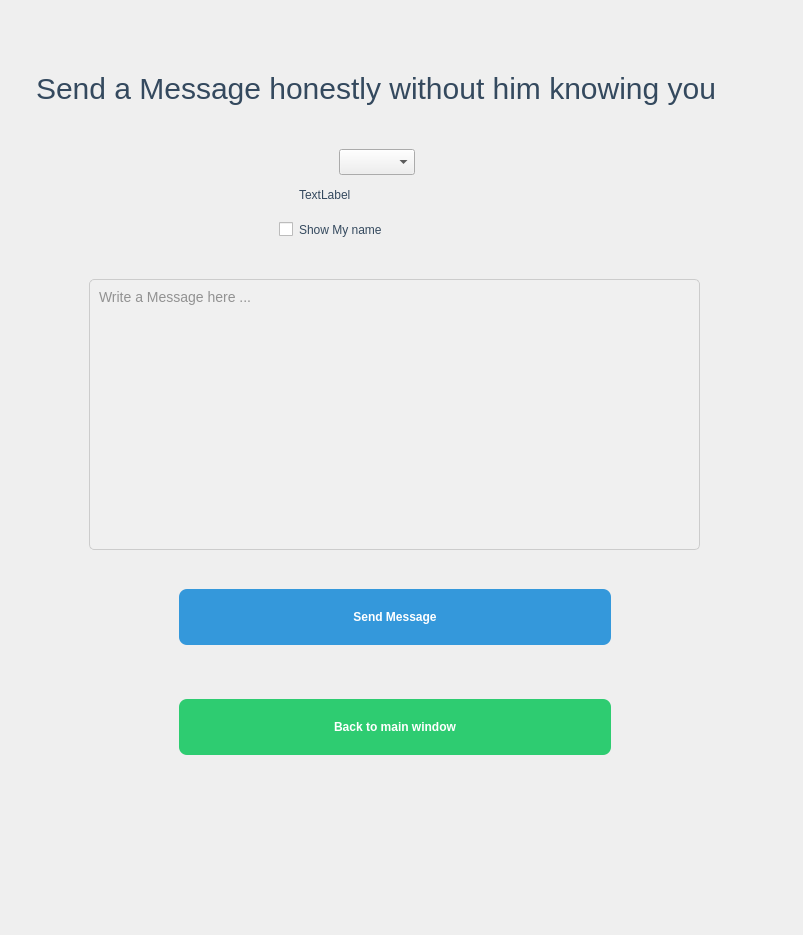
<?xml version="1.0" encoding="UTF-8"?>
<ui version="4.0">
 <class>sendMessage</class>
 <widget class="QDialog" name="sendMessage">
  <property name="geometry">
   <rect>
    <x>0</x>
    <y>0</y>
    <width>803</width>
    <height>935</height>
   </rect>
  </property>
  <property name="windowTitle">
   <string>Dialog</string>
  </property>
  <widget class="QWidget" name="widget" native="true">
   <property name="geometry">
    <rect>
     <x>-11</x>
     <y>-11</y>
     <width>881</width>
     <height>951</height>
    </rect>
   </property>
   <property name="styleSheet">
    <string notr="true">QWidget {
    background: qlineargradient(
        x1: 0, y1: 0,
        x2: 1, y2: 1,
        stop: 0 #d5f5e3,
        stop: 1 #d6eaf8
    );
    margin: 0; 
    padding: 0;
}
</string>
   </property>
   <widget class="QLabel" name="label">
    <property name="geometry">
     <rect>
      <x>40</x>
      <y>-40</y>
      <width>751</width>
      <height>201</height>
     </rect>
    </property>
    <property name="styleSheet">
     <string notr="true">QLabel {
	font: 36pt &quot;Sylfaen&quot;;
    color: #34495e;
    border-radius: 10px;
    padding-top: 48px;
    margin-top:30px;
    font-size: 30px;
   
}
</string>
    </property>
    <property name="text">
     <string>Send a Message honestly without him knowing you</string>
    </property>
   </widget>
   <widget class="QTextEdit" name="add_message">
    <property name="enabled">
     <bool>true</bool>
    </property>
    <property name="geometry">
     <rect>
      <x>100</x>
      <y>290</y>
      <width>611</width>
      <height>271</height>
     </rect>
    </property>
    <property name="styleSheet">
     <string notr="true">
QTextEdit {
    min-width: 500px;
    max-width: 700px;
    heigth:350px;
    background-color: #f0f0f0;
    border: 1px solid #ccc;
    border-radius: 5px;
    padding: 5px;
    font-size: 14px;
    color: #333;
}

QLineEdit::placeholder {
    color: #888;
}
</string>
    </property>
    <property name="placeholderText">
     <string>Write a Message here ...</string>
    </property>
   </widget>
   <widget class="QPushButton" name="send_message">
    <property name="geometry">
     <rect>
      <x>190</x>
      <y>600</y>
      <width>432</width>
      <height>156</height>
     </rect>
    </property>
    <property name="styleSheet">
     <string notr="true">QPushButton {
    background-color: #3498db;
    color: white;
    border-radius: 8px;
    padding: 8px 16px;
    font-weight: bold;
    margin-bottom:100px;
	font: 18pt &quot;NSimSun&quot;;
    min-width: 400px;
    min-height: 40px;
    
}

QPushButton:hover {
    background-color: #2980b9;
}

QPushButton:pressed {
    background-color: #1c5980;
}
</string>
    </property>
    <property name="text">
     <string>Send Message</string>
    </property>
   </widget>
   <widget class="QPushButton" name="back">
    <property name="geometry">
     <rect>
      <x>190</x>
      <y>710</y>
      <width>432</width>
      <height>156</height>
     </rect>
    </property>
    <property name="styleSheet">
     <string notr="true">QPushButton {
    background-color: #2ecc71;
    color: white;
    border-radius: 8px;
    padding: 8px 16px;
    font-weight: bold;
    margin-bottom:100px;
	font: 18pt &quot;NSimSun&quot;;
    min-width: 400px;
    min-height: 40px;
    
}

QPushButton:hover {
    background-color: #27ae60;
}

QPushButton:pressed {
    background-color: #1e8449;
}</string>
    </property>
    <property name="text">
     <string>Back to main window</string>
    </property>
   </widget>
   <widget class="QComboBox" name="comboBox">
    <property name="geometry">
     <rect>
      <x>350</x>
      <y>160</y>
      <width>76</width>
      <height>26</height>
     </rect>
    </property>
    <property name="cursor">
     <cursorShape>ArrowCursor</cursorShape>
    </property>
    <property name="layoutDirection">
     <enum>Qt::LayoutDirection::LeftToRight</enum>
    </property>
    <property name="editable">
     <bool>false</bool>
    </property>
   </widget>
   <widget class="QCheckBox" name="checkBox">
    <property name="geometry">
     <rect>
      <x>290</x>
      <y>220</y>
      <width>231</width>
      <height>41</height>
     </rect>
    </property>
    <property name="styleSheet">
     <string notr="true">
	font: 18pt &quot;Sylfaen&quot;;
    color: #34495e;

</string>
    </property>
    <property name="text">
     <string>Show My name</string>
    </property>
   </widget>
   <widget class="QLabel" name="errorLabel">
    <property name="geometry">
     <rect>
      <x>310</x>
      <y>190</y>
      <width>241</width>
      <height>31</height>
     </rect>
    </property>
    <property name="styleSheet">
     <string notr="true">
	font: 14pt &quot;Sylfaen&quot;;
    color: #34495e;

</string>
    </property>
    <property name="text">
     <string>TextLabel</string>
    </property>
   </widget>
  </widget>
 </widget>
 <resources/>
 <connections/>
</ui>
